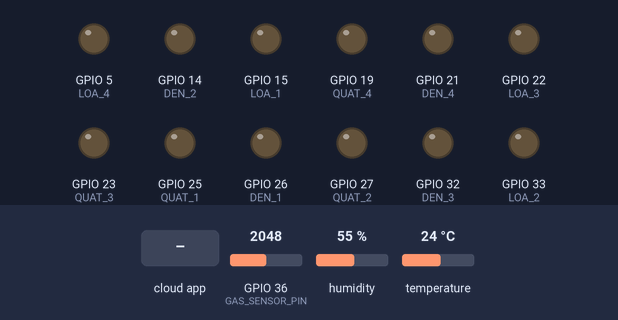
Recording of a sketch running on a simulated ESP32. On the bench: output pins drawn as LEDs (lit = HIGH). The test bench sets the inputs (shaded band); at power-on: GPIO 36 (GAS_SENSOR_PIN) = 2048, humidity 55 %, temperature 24 °C. WiFi joins after 1.5 s; servers stay silent unless stated; the Firebase database answers and starts empty; what the sketch prints to the serial monitor is not drawn.

Above: at 8.1 s.
8.2 s: the phone or cloud app sets den to 1
At 10.4 s:
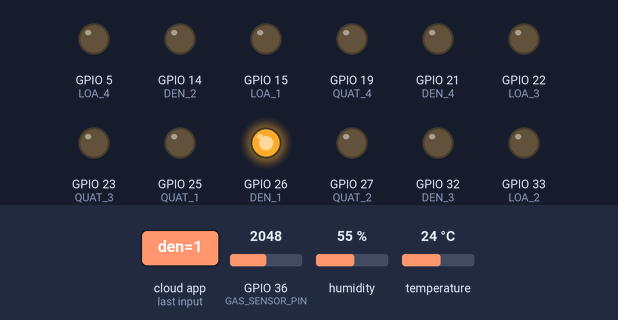
11.0 s: the phone or cloud app sets quat to 1
At 11.7 s:
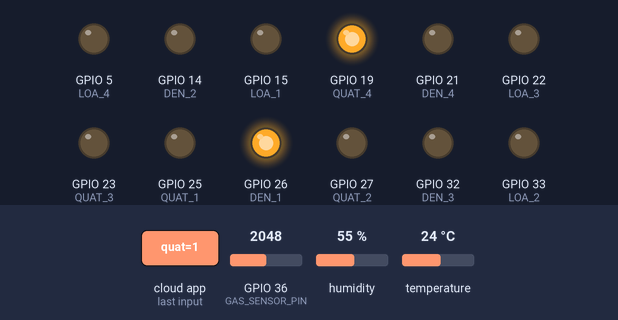
12.5 s: the phone or cloud app sets loa to 1
At 14.9 s:
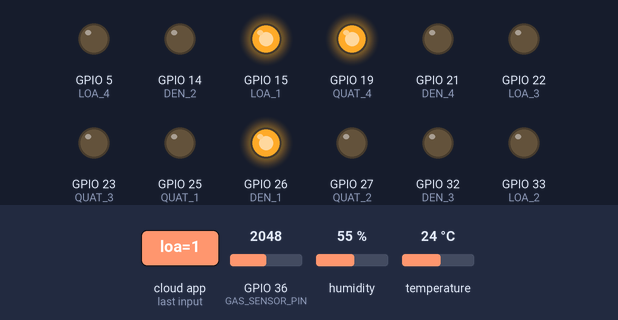
15.5 s: the phone or cloud app sets den to 0
At 18.9 s:
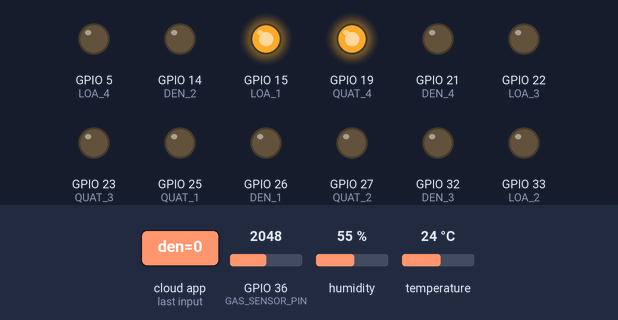
19.5 s: the phone or cloud app sets quat to 0
At 20.2 s:
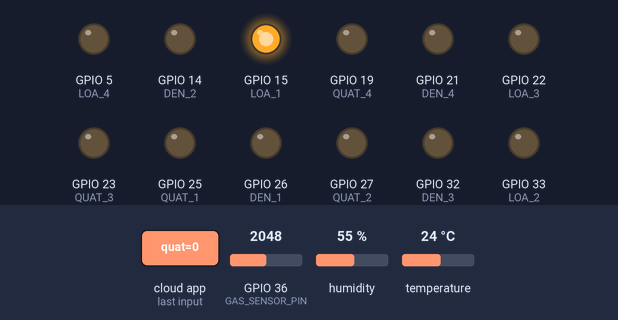
21.0 s: the phone or cloud app sets quat to 1
At 22.7 s:
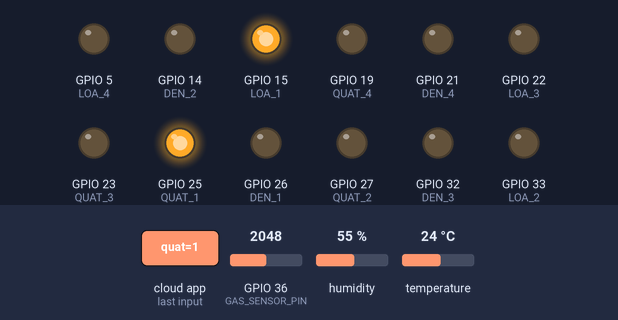
Timing chart, 0 to 24.2 s (numbered marks = the images above; inputs shaded):
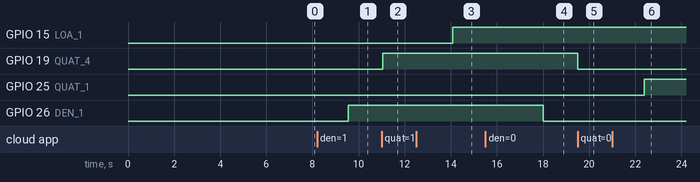

Measured:
- after the input at 8.2 s, GPIO 26 (DEN_1): LOW → HIGH after 1.4 s
- after the input at 11.0 s, GPIO 19 (QUAT_4): LOW → HIGH after 0.06 s
- after the input at 12.5 s, GPIO 15 (LOA_1): LOW → HIGH after 1.6 s
- after the input at 15.5 s, GPIO 26 (DEN_1): HIGH → LOW after 2.5 s
- after the input at 19.5 s, GPIO 19 (QUAT_4): HIGH → LOW at once
- after the input at 21.0 s, GPIO 25 (QUAT_1): LOW → HIGH after 1.4 s

The sketch:

smart_home.ino
```cpp
// WiFi
#include <WiFi.h>
// WiFi Credentials
#define WIFI_SSID "Phong Tro Tang 3.2"
#define WIFI_PASSWORD "99999999"

// Firebase
#include <FirebaseESP32.h>
#define FIREBASE_HOST "https://smart-home-bebd9-default-rtdb.firebaseio.com/"
#define FIREBASE_AUTH "1952SmaIJ5MPkWxK7Bqxejx6oi4SlrpoCuU6lrzs" // Lấy từ Firebase Console > Project Settings > Service Accounts > Database Secrets

// DHT11
#include <DHT.h>
#define DHTPIN 4
#define DHTTYPE DHT11
DHT dht(DHTPIN, DHTTYPE);

// Cảm biến khí (MQ-2) mô phỏng CO2
#define GAS_SENSOR_PIN 36
#define CO2_THRESHOLD 2000 // Ngưỡng CO2 (ppm)

//  mô phỏng thiết bị
#define DEN_1 26
#define QUAT_1 25
#define LOA_1 15
#define DEN_2 14
#define QUAT_2 27
#define LOA_2 33
#define DEN_3 32
#define QUAT_3 23
#define LOA_3 22
#define DEN_4 21
#define QUAT_4 19
#define LOA_4 5

// Firebase Objects
FirebaseData fbdo;
FirebaseConfig firebaseConfig;
FirebaseAuth firebaseAuth;
FirebaseJson json; // Thêm FirebaseJson để xử lý dữ liệu JSON

// Thời gian xử lý không chặn
unsigned long previousMillis = 0;
const long interval = 2000; // Gửi dữ liệu mỗi 2 giây

// Danh sách phong
const char* phongs[] = {"phong1", "phong2", "phong3", "phong4"};
const int numPhongs = 4;

void setup() {
    Serial.begin(9600);
    Serial.println(F("Khởi động DHT11, MQ-2 và Firebase cho 4 phòng (1 bộ cảm biến,  mô phỏng thiết bị)!"));

    // Thiết lập chân
    int Pins[] = {DEN_1, QUAT_1, LOA_1, DEN_2, QUAT_2, LOA_2,
                     DEN_3, QUAT_3, LOA_3, DEN_4, QUAT_4, LOA_4};
    for (int i = 0; i < 12; i++) {
        pinMode(Pins[i], OUTPUT);
        digitalWrite(Pins[i], LOW);
    }

    // Kết nối WiFi
    connectWiFi();

    // Khởi động DHT11
    dht.begin();

    // Khởi tạo MQ-2
    pinMode(GAS_SENSOR_PIN, INPUT);

    // Cấu hình Firebase
    firebaseConfig.host = FIREBASE_HOST;
    firebaseConfig.signer.tokens.legacy_token = FIREBASE_AUTH;
    Firebase.begin(&firebaseConfig, &firebaseAuth);
    Firebase.reconnectWiFi(true);

    if (Firebase.ready()) {
        Serial.println("Đã kết nối Firebase!");
        for (int i = 0; i < numPhongs; i++) {
            Firebase.setInt(fbdo, String("/") + phongs[i] + "/status/connection", 1);
        }
    } else {
        Serial.println("Không thể kết nối Firebase!");
    }

    // Khởi tạo trạng thái
    initializeFirebaseStates();
}

void loop() {
    unsigned long currentMillis = millis();
    if (currentMillis - previousMillis >= interval) {
        previousMillis = currentMillis;

        // Kiểm tra WiFi
        if (WiFi.status() != WL_CONNECTED) {
            Serial.println("WiFi ngắt kết nối, thử lại...");
            connectWiFi();
            for (int i = 0; i < numPhongs; i++) {
                Firebase.setInt(fbdo, String("/") + phongs[i] + "/status/connection", WiFi.status() == WL_CONNECTED ? 1 : 0);
            }
        }

        if (Firebase.ready()) {
            for (int i = 0; i < numPhongs; i++) {
                Firebase.setInt(fbdo, String("/") + phongs[i] + "/status/connection", 1);
            }

            // Gửi dữ liệu cảm biến
            sendSensorData();

            // Điều khiển thiết bị
            controlDevice();
        } else {
            for (int i = 0; i < numPhongs; i++) {
                Firebase.setInt(fbdo, String("/") + phongs[i] + "/status/connection", 0);
            }
        }
    }
}

void connectWiFi() {
    Serial.print("Đang kết nối WiFi...");
    WiFi.begin(WIFI_SSID, WIFI_PASSWORD);
    int retryCount = 0, maxRetries = 20;
    while (WiFi.status() != WL_CONNECTED && retryCount < maxRetries) {
        Serial.print(".");
        delay(500);
        retryCount++;
    }
    if (WiFi.status() == WL_CONNECTED) {
        Serial.println("\nĐã kết nối WiFi! IP: " + WiFi.localIP().toString());
    } else {
        Serial.println("\nKhông thể kết nối WiFi!");
    }
}

void initializeFirebaseStates() {
    for (int i = 0; i < numPhongs; i++) {
        String basePath = "/" + String(phongs[i]);
        Firebase.setFloat(fbdo, basePath + "/temp", 0.0);
        Firebase.setFloat(fbdo, basePath + "/humi", 0.0);
        Firebase.setFloat(fbdo, basePath + "/co2", 0.0);
        Firebase.setInt(fbdo, basePath + "/den", 0);
        Firebase.setInt(fbdo, basePath + "/quat", 0);
        Firebase.setInt(fbdo, basePath + "/loa", 0);
        Firebase.setInt(fbdo, basePath + "/status/connection", 0);

        // Sử dụng FirebaseJson để gửi totalTime (bỏ lastResetTimestamp)
        json.clear();
        json.set("den", 0);
        json.set("quat", 0);
        json.set("loa", 0);
        Firebase.setJSON(fbdo, basePath + "/totalTime", json);

        Serial.println("Khởi tạo trạng thái Firebase cho " + String(phongs[i]) + " hoàn tất!");
    }
}

void sendSensorData() {
    // Đọc cảm biến DHT11
    float humidity = dht.readHumidity();
    float temperature = dht.readTemperature();
    // Đọc cảm biến MQ-2
    int mq2Value = analogRead(GAS_SENSOR_PIN);
    float co2PPM = map(mq2Value, 0, 4095, 0, 3000); // Mô phỏng CO2

    // Gửi dữ liệu chung cho tất cả phòng
    for (int i = 0; i < numPhongs; i++) {
        String basePath = "/" + String(phongs[i]);
        if (!isnan(humidity) && !isnan(temperature)) {
            Firebase.setFloat(fbdo, basePath + "/temp", temperature);
            Firebase.setFloat(fbdo, basePath + "/humi", humidity);
            Serial.println(String(phongs[i]) + " - Nhiệt độ: " + String(temperature) + "°C, Độ ẩm: " + String(humidity) + "%");
        } else {
            Firebase.setString(fbdo, basePath + "/sensor_status", "DHT11 Error");
            Serial.println(String(phongs[i]) + " - Lỗi đọc DHT11!");
        }
        Firebase.setFloat(fbdo, basePath + "/co2", co2PPM);
        if (co2PPM > CO2_THRESHOLD) {
            // Sử dụng FirebaseJson để gửi log (bỏ timestamp)
            json.clear();
            json.set("message", "Nồng độ CO2 quá cao: " + String(co2PPM) + " ppm");
            Firebase.setJSON(fbdo, basePath + "/logs/" + String(millis()), json);
        }
        Serial.println(String(phongs[i]) + " - CO2: " + String(co2PPM) + " ppm");
    }
}

void controlDevice() {
    // Phòng 1
    String basePath = "/" + String(phongs[0]);
    if (Firebase.getInt(fbdo, basePath + "/den")) {
        int state = fbdo.intData();
        digitalWrite(DEN_1, state ? HIGH : LOW);
        Serial.println(String(phongs[0]) + " - ĐÈN: " + String(state ? "Bật" : "Tắt"));
    } else {
        Serial.println(String(phongs[0]) + " - Lỗi đọc trạng thái  ĐÈN!");
    }
    if (Firebase.getInt(fbdo, basePath + "/quat")) {
        int state = fbdo.intData();
        digitalWrite(QUAT_1, state ? HIGH : LOW);
        Serial.println(String(phongs[0]) + " - QUẠT: " + String(state ? "Bật" : "Tắt"));
    } else {
        Serial.println(String(phongs[0]) + " - Lỗi đọc trạng thái QUẠT!");
    }
    if (Firebase.getInt(fbdo, basePath + "/loa")) {
        int state = fbdo.intData();
        digitalWrite(LOA_1, state ? HIGH : LOW);
        Serial.println(String(phongs[0]) + " - LOA: " + String(state ? "Bật" : "Tắt"));
    } else {
        Serial.println(String(phongs[0]) + " - Lỗi đọc trạng thái LOA!");
    }

    // Phòng 2
    basePath = "/" + String(phongs[1]);
    if (Firebase.getInt(fbdo, basePath + "/den")) {
        int state = fbdo.intData();
        digitalWrite(DEN_2, state ? HIGH : LOW);
        Serial.println(String(phongs[1]) + " - ĐÈN: " + String(state ? "Bật" : "Tắt"));
    } else {
        Serial.println(String(phongs[1]) + " - Lỗi đọc trạng thái ĐÈN!");
    }
    if (Firebase.getInt(fbdo, basePath + "/quat")) {
        int state = fbdo.intData();
        digitalWrite(QUAT_2, state ? HIGH : LOW);
        Serial.println(String(phongs[1]) + " - QUẠT: " + String(state ? "Bật" : "Tắt"));
    } else {
        Serial.println(String(phongs[1]) + " - Lỗi đọc trạng thái QUẠT!");
    }
    if (Firebase.getInt(fbdo, basePath + "/loa")) {
        int state = fbdo.intData();
        digitalWrite(LOA_2, state ? HIGH : LOW);
        Serial.println(String(phongs[1]) + " - LOA: " + String(state ? "Bật" : "Tắt"));
    } else {
        Serial.println(String(phongs[1]) + " - Lỗi đọc trạng thái LOA!");
    }

    // Phòng 3
    basePath = "/" + String(phongs[2]);
    if (Firebase.getInt(fbdo, basePath + "/den")) {
        int state = fbdo.intData();
        digitalWrite(DEN_3, state ? HIGH : LOW);
        Serial.println(String(phongs[2]) + " - Thiết bị: " + String(state ? "Bật" : "Tắt"));
    } else {
        Serial.println(String(phongs[2]) + " - Lỗi đọc trạng thái  Thiết bị!");
    }
    if (Firebase.getInt(fbdo, basePath + "/quat")) {
        int state = fbdo.intData();
        digitalWrite(QUAT_3, state ? HIGH : LOW);
        Serial.println(String(phongs[2]) + " - QUẠT: " + String(state ? "Bật" : "Tắt"));
    } else {
        Serial.println(String(phongs[2]) + " - Lỗi đọc trạng thái QUẠT!");
    }
    if (Firebase.getInt(fbdo, basePath + "/loa")) {
        int state = fbdo.intData();
        digitalWrite(LOA_3, state ? HIGH : LOW);
        Serial.println(String(phongs[2]) + " - LOA: " + String(state ? "Bật" : "Tắt"));
    } else {
        Serial.println(String(phongs[2]) + " - Lỗi đọc trạng thái LOA!");
    }

    // Phòng 4
    basePath = "/" + String(phongs[3]);
    if (Firebase.getInt(fbdo, basePath + "/den")) {
        int state = fbdo.intData();
        digitalWrite(DEN_4, state ? HIGH : LOW);
        Serial.println(String(phongs[3]) + " - ĐÈN: " + String(state ? "Bật" : "Tắt"));
    } else {
        Serial.println(String(phongs[3]) + " - Lỗi đọc trạng thái ĐÈN!");
    }
    if (Firebase.getInt(fbdo, basePath + "/quat")) {
        int state = fbdo.intData();
        digitalWrite(QUAT_4, state ? HIGH : LOW);
        Serial.println(String(phongs[3]) + " - QUẠT: " + String(state ? "Bật" : "Tắt"));
    } else {
        Serial.println(String(phongs[3]) + " - Lỗi đọc trạng thái QUẠT!");
    }
    if (Firebase.getInt(fbdo, basePath + "/loa")) {
        int state = fbdo.intData();
        digitalWrite(LOA_4, state ? HIGH : LOW);
        Serial.println(String(phongs[3]) + " - LOA: " + String(state ? "Bật" : "Tắt"));
    } else {
        Serial.println(String(phongs[3]) + " - Lỗi đọc trạng thái LOA!");
    }
}
```
